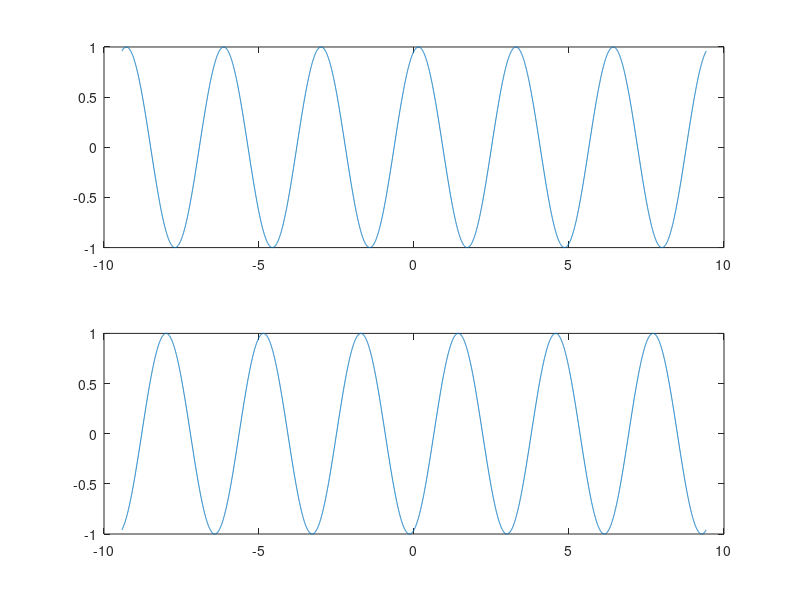

Reproduce this figure in MATLAB.
om0 = 2;
t0 = 2.5;
t = -3*pi:pi/1000:3*pi;


subplot(2,1,1);
plot(t,sin(om0*(t-t0)));

subplot(2,1,2);
plot(t,sin(om0*(t+t0)));
